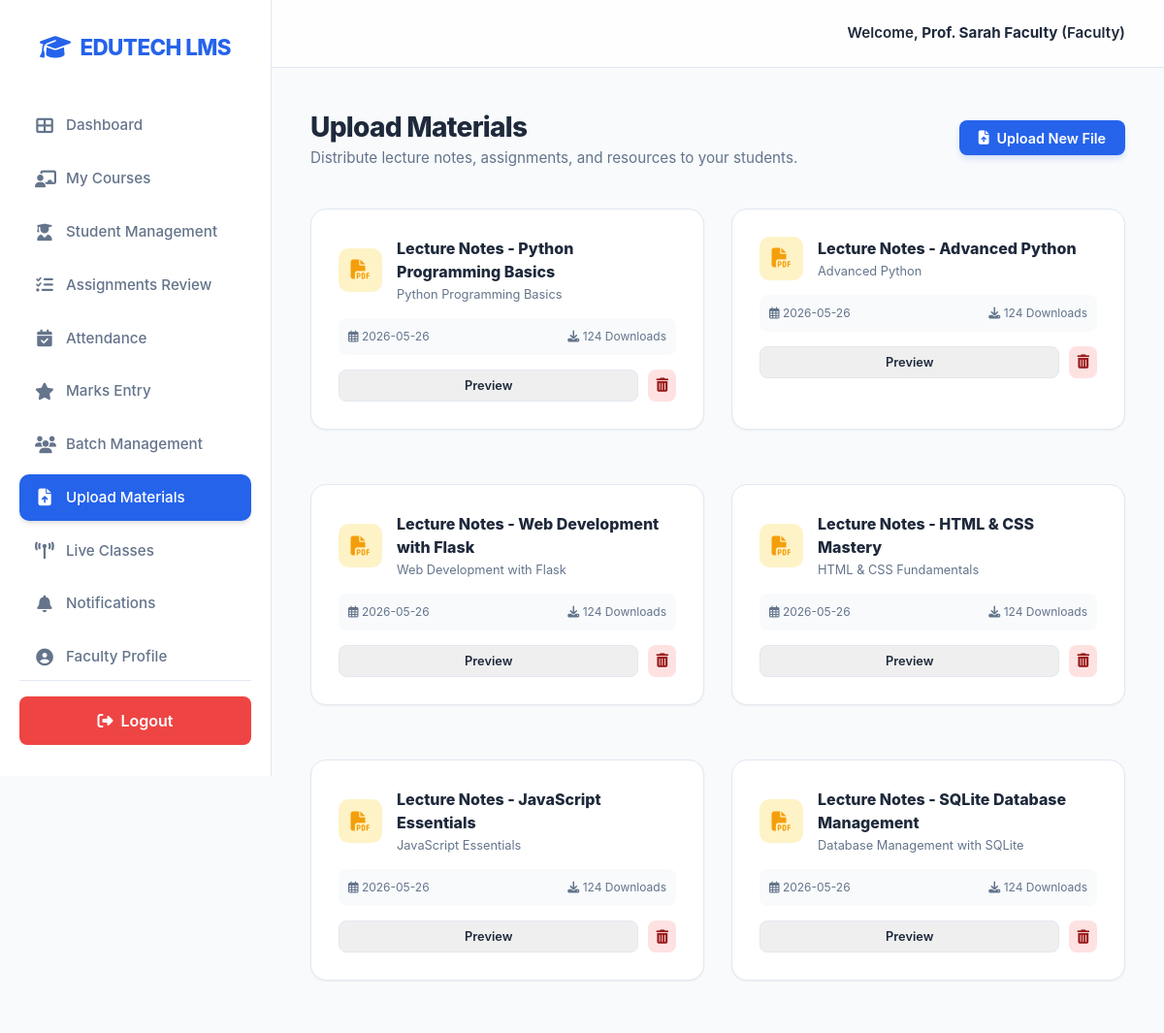
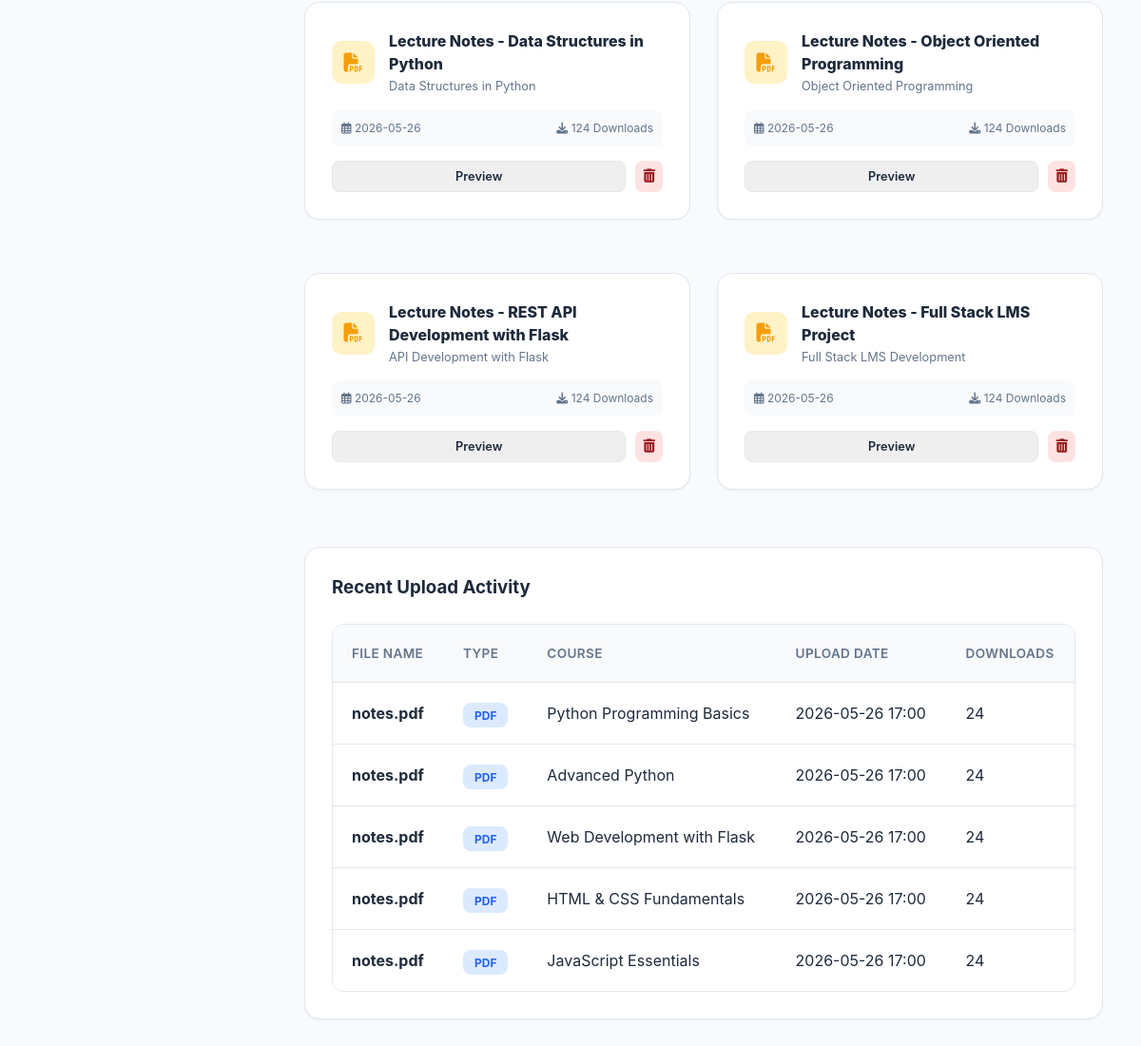
/faculty/materials (signed in), run on the app's committed database (2 pictures, top to bottom).
### tables this page shows
CREATE TABLE materials (
        id INTEGER PRIMARY KEY AUTOINCREMENT,
        course_id INTEGER NOT NULL,
        title TEXT NOT NULL,
        file_url TEXT,
        material_type TEXT, -- pdf, video, link
        created_at TIMESTAMP DEFAULT CURRENT_TIMESTAMP,
        FOREIGN KEY (course_id) REFERENCES courses (id)
    );

CREATE TABLE courses (
        id INTEGER PRIMARY KEY AUTOINCREMENT,
        title TEXT NOT NULL,
        description TEXT,
        category TEXT,
        price REAL DEFAULT 0.0,
        status TEXT DEFAULT 'draft', -- draft, published
        faculty_id INTEGER,
        created_at TIMESTAMP DEFAULT CURRENT_TIMESTAMP, thumbnail TEXT, difficulty TEXT, duration TEXT, instructor_name TEXT, video_url TEXT,
        FOREIGN KEY (faculty_id) REFERENCES users (id)
    );

### app.py (the view)
@app.route('/faculty/materials')
@login_required(role='faculty')
def faculty_materials():
    conn = get_db()
    materials = conn.execute("""
        SELECT m.*, c.title as course_title
        FROM materials m
        JOIN courses c ON m.course_id = c.id
        WHERE c.faculty_id = ?
    """, (session['user_id'],)).fetchall()
    conn.close()
    return render_template('faculty_materials.html', materials=materials)

### app.py (called while the page is built)
def login_required(role=None):
    def wrapper(f):
        @wraps(f)
        def decorated_function(*args, **kwargs):
            if 'user_id' not in session:
                return redirect(url_for('login'))
            if role and session.get('role') != role:
                flash('Unauthorized access!', 'danger')
                return redirect(url_for('dashboard'))
            return f(*args, **kwargs)
        return decorated_function
    return wrapper

### database.py (called while the page is built)
def get_db():
    conn = sqlite3.connect(DB_NAME, check_same_thread=False)
    conn.row_factory = sqlite3.Row
    return conn

### templates/faculty_materials.html
{% extends "base.html" %}
{% block content %}
<div style="display: flex; justify-content: space-between; align-items: center; margin-bottom: 2.5rem;">
    <div>
        <h2 style="font-size: 1.75rem; font-weight: 800; color: var(--text-main); letter-spacing: -0.025em;">Upload Materials</h2>
        <p style="color: var(--text-muted); font-size: 0.95rem;">Distribute lecture notes, assignments, and resources to your students.</p>
    </div>
    <button class="btn btn-primary">
        <i class="fas fa-file-upload" style="margin-right: 8px;"></i> Upload New File
    </button>
</div>
<div class="grid">
    {% for m in materials %}
    <div class="card" style="display: flex; flex-direction: column; gap: 15px;">
        <div style="display: flex; align-items: center; gap: 15px;">
            <div style="width: 45px; height: 45px; border-radius: 10px; background: #FEF3C7; color: var(--accent-color); display: flex; align-items: center; justify-content: center; font-size: 1.25rem;">
                <i class="fas fa-file-pdf"></i>
            </div>
            <div style="flex: 1;">
                <h4 style="font-size: 1rem; font-weight: 800; margin-bottom: 2px;">{{ m.title }}</h4>
                <p style="color: var(--text-muted); font-size: 0.8rem;">{{ m.course_title }}</p>
            </div>
        </div>
        <div style="background: #F8FAFC; padding: 10px; border-radius: 8px; font-size: 0.75rem; color: var(--text-muted); display: flex; justify-content: space-between;">
            <span><i class="far fa-calendar-alt"></i> {{ m.created_at[:10] }}</span>
            <span><i class="fas fa-download"></i> 124 Downloads</span>
        </div>
        <div style="display: flex; gap: 10px;">
            <button class="btn btn-outline" style="flex: 1; padding: 0.5rem; border: 1px solid var(--border-color); color: var(--text-main); font-size: 0.8rem;">Preview</button>
            <button class="btn btn-danger" style="padding: 0.5rem; background: #FEE2E2; color: #991B1B;"><i class="fas fa-trash-alt"></i></button>
        </div>
    </div>
    {% endfor %}
</div>
<div class="card" style="margin-top: 2rem;">
    <h3 style="margin-bottom: 1.5rem;">Recent Upload Activity</h3>
    <div class="table-responsive">
        <table>
            <thead>
                <tr>
                    <th>File Name</th>
                    <th>Type</th>
                    <th>Course</th>
                    <th>Upload Date</th>
                    <th>Downloads</th>
                </tr>
            </thead>
            <tbody>
                {% for m in materials[:5] %}
                <tr>
                    <td style="font-weight: 700;">{{ m.file_url }}</td>
                    <td><span class="badge" style="background: #DBEAFE; color: var(--primary-color);">PDF</span></td>
                    <td>{{ m.course_title }}</td>
                    <td>{{ m.created_at[:16] }}</td>
                    <td>24</td>
                </tr>
                {% endfor %}
            </tbody>
        </table>
    </div>
</div>
{% endblock %}

### static/css/style.css (style rules this page uses)
:root { --primary-color: #2563EB; --primary-light: #60A5FA; --primary-dark: #1E40AF; --bg-color: #F8FAFC; --card-bg: #FFFFFF; --text-main: #1E293B; --text-muted: #64748B; --border-color: #E2E8F0; --success-color: #10B981; --danger-color: #EF4444; --accent-color: #F59E0B; --shadow-sm: 0 1px 2px 0 rgba(0, 0, 0, 0.05); --shadow: 0 4px 6px -1px rgba(0, 0, 0, 0.1), 0 2px 4px -1px rgba(0, 0, 0, 0.06); --shadow-md: 0 10px 15px -3px rgba(0, 0, 0, 0.1), 0 4px 6px -2px rgba(0, 0, 0, 0.05); }
* { box-sizing: border-box; margin: 0; padding: 0; font-family: 'Inter', 'Segoe UI', system-ui, -apple-system, sans-serif; }
body { background-color: var(--bg-color); color: var(--text-main); display: flex; min-height: 100vh; line-height: 1.5; }
.btn { padding: 0.6rem 1.25rem; border: none; border-radius: 8px; cursor: pointer; font-weight: 600; text-decoration: none; display: inline-flex; align-items: center; justify-content: center; transition: all 0.2s ease; font-size: 0.9rem; }
.btn-primary { background-color: var(--primary-color); color: white; box-shadow: 0 4px 6px -1px rgba(37, 99, 235, 0.2); }
.btn-danger { background-color: var(--danger-color); color: white; }
.card { background: var(--card-bg); border-radius: 16px; padding: 1.75rem; box-shadow: var(--shadow-sm); border: 1px solid var(--border-color); margin-bottom: 1.75rem; transition: all 0.3s ease; }
.grid { display: grid; grid-template-columns: repeat(auto-fill, minmax(320px, 1fr)); gap: 1.75rem; }
.table-responsive { overflow-x: auto; border-radius: 12px; border: 1px solid var(--border-color); }
table { width: 100%; border-collapse: collapse; background: white; }
th, td { padding: 1.25rem; text-align: left; border-bottom: 1px solid var(--border-color); }
th { background-color: #F8FAFC; color: var(--text-muted); font-weight: 600; font-size: 0.85rem; text-transform: uppercase; letter-spacing: 0.025em; }
tr:last-child td { border-bottom: none; }
.badge { padding: 0.35rem 0.75rem; border-radius: 8px; font-size: 0.75rem; font-weight: 700; text-transform: uppercase; }

### data on the page
materials: title "Lecture Notes - Python Programming Basics", course_title "Python Programming Basics", created_at "2026-05-26", file_url "notes.pdf", created_at "2026-05-26 17:00"
materials: title "Lecture Notes - Advanced Python", course_title "Advanced Python", created_at "2026-05-26", file_url "notes.pdf", created_at "2026-05-26 17:00"
materials: title "Lecture Notes - Web Development with Flask", course_title "Web Development with Flask", created_at "2026-05-26", file_url "notes.pdf", created_at "2026-05-26 17:00"
materials: title "Lecture Notes - HTML & CSS Mastery", course_title "HTML & CSS Fundamentals", created_at "2026-05-26", file_url "notes.pdf", created_at "2026-05-26 17:00"
materials: title "Lecture Notes - JavaScript Essentials", course_title "JavaScript Essentials", created_at "2026-05-26", file_url "notes.pdf", created_at "2026-05-26 17:00"
materials: title "Lecture Notes - SQLite Database Management", course_title "Database Management with SQLite", created_at "2026-05-26"
materials: title "Lecture Notes - Data Structures in Python", course_title "Data Structures in Python", created_at "2026-05-26"
materials: title "Lecture Notes - Object Oriented Programming", course_title "Object Oriented Programming", created_at "2026-05-26"
materials: title "Lecture Notes - REST API Development with Flask", course_title "API Development with Flask", created_at "2026-05-26"
materials: title "Lecture Notes - Full Stack LMS Project", course_title "Full Stack LMS Development", created_at "2026-05-26"

### other printed values
{{ session.get('name') }} "Prof. Sarah Faculty"
{{ session.get('role')|capitalize }} "Faculty"
